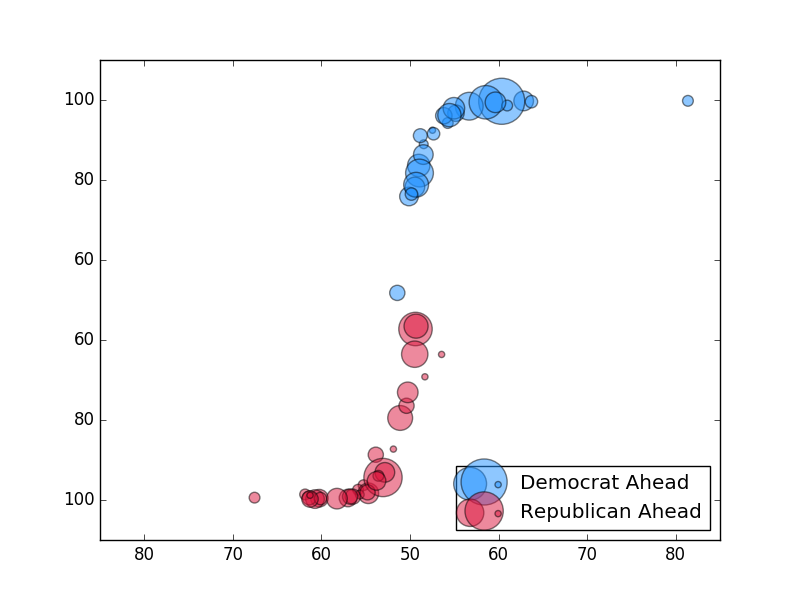

Write Python code to recreate this figure.
import matplotlib.pyplot

def plotEnsemble(ensembleDict):
    plt = matplotlib.pyplot
    fig, ax = plt.subplots()
    xyData = constructXY(ensembleDict)
    size = 200
    colorD = [x / 255 for x in [30, 144, 255]]
    colorR = [x / 255 for x in [220, 20, 60]]
    scatterD = plt.scatter(xyData["voteSharesD"], xyData["winProbsD"], \
            s=xyData["sizeD"], c=colorD, alpha=0.5, label="Democrat Ahead")
    scatterR = plt.scatter(xyData["voteSharesR"], xyData["winProbsR"], \
            s=xyData["sizeR"], c=colorR, alpha=0.5, label="Republican Ahead")
    plt, ax = constructLabels(plt, ax)
    plt.legend(handles=[scatterD, scatterR], loc=4)
    plt.savefig("plot.png")
    plt.close(fig)

def constructXY(ensembleDict):
    n = len(ensembleDict["parties"])
    sizeMult = 20
    xyData = {}
    xyData["voteSharesD"] = [ensembleDict["voteShares"][i] \
            for i in range(n) if ensembleDict["parties"][i] == "D"]
    xyData["winProbsD"] = [ensembleDict["winProbs"][i] \
            for i in range(n) if ensembleDict["parties"][i] == "D"]
    xyData["sizeD"] = [sizeMult * ensembleDict["ev"][i] \
            for i in range(n) if ensembleDict["parties"][i] == "D"]
    xyData["voteSharesR"] = [100 - ensembleDict["voteShares"][i] \
            for i in range(n) if ensembleDict["parties"][i] == "R"]
    xyData["winProbsR"] = [100 - ensembleDict["winProbs"][i] \
            for i in range(n) if ensembleDict["parties"][i] == "R"]
    xyData["sizeR"] = [sizeMult * ensembleDict["ev"][i] \
            for i in range(n) if ensembleDict["parties"][i] == "R"]
    return xyData

def constructLabels(plt, ax):
    plt.xlim([15, 85])
    plt.ylim([-10, 110])
    xCore = [x for x in range(60, 100, 10)]
    xLabels = xCore[::-1] + [50] + xCore
    yCore = [y for y in range(60, 120, 20)]
    yLabels = [120] + yCore[::-1] + yCore
    ax.set_xticklabels(xLabels)
    ax.set_yticklabels(yLabels)
    return plt, ax
